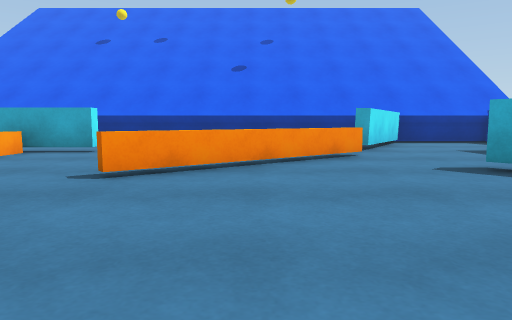
view 1 (above)

17 first-person views from a walk through a scene from a Unity 3-D project. The camera is 0.68 m above the floor, tilts 6° down and sees 70° across. The floor is counted in squares, 1 m on a side. Each view is taken from the middle of a square. On the plan, view 1 faces up. The plan holds only what a view shows up to about 11 squares ahead; the rest is blank. The place goes on beyond the plan. The player is left out. Surface patterns are stand-ins for the level's own textures.

view 2
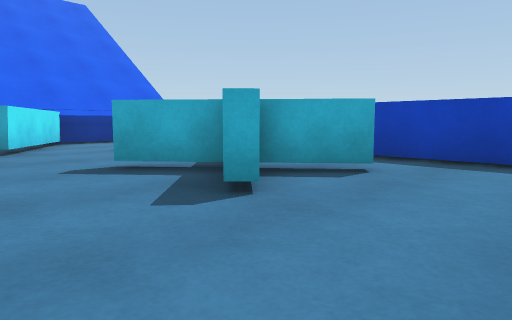

view 3
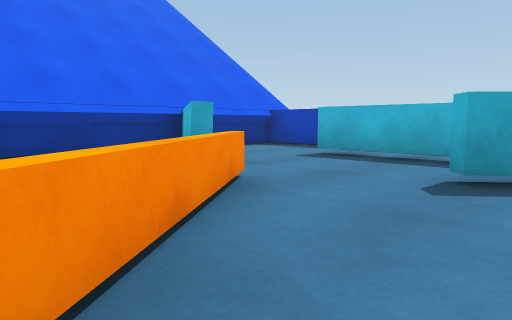

view 4
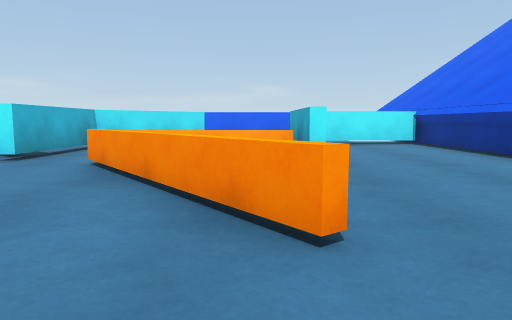

view 5
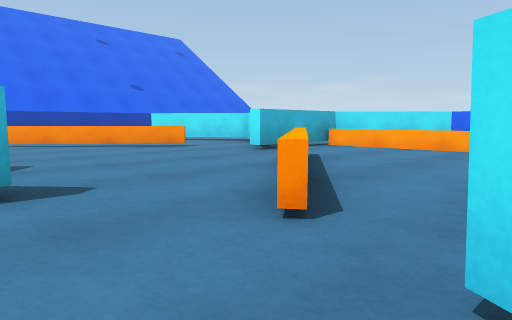

view 6
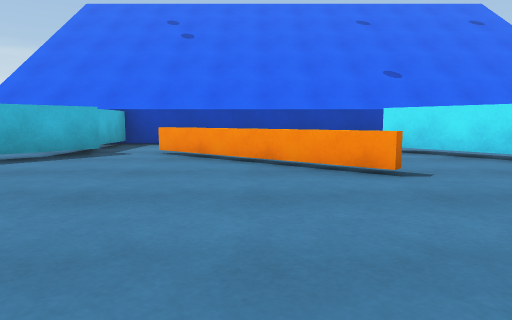

view 7
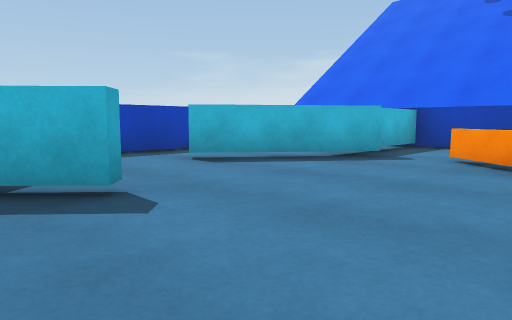

view 8
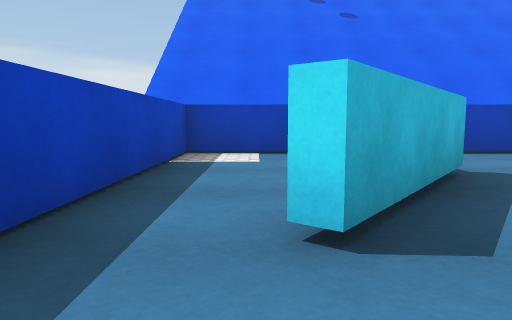

view 9
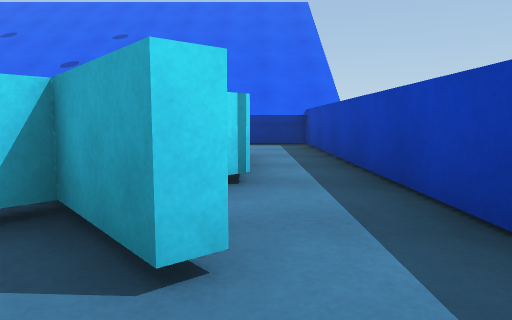

view 10
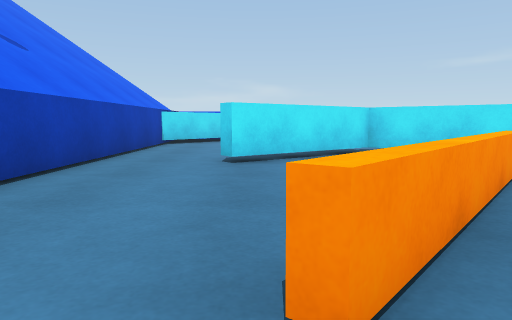

view 11
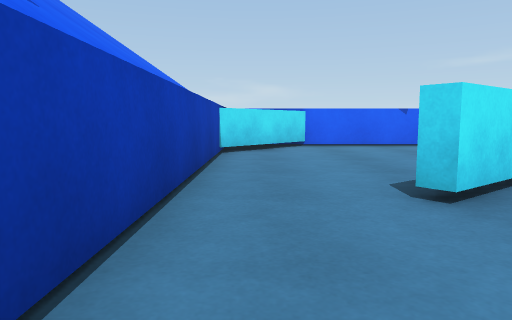

view 12
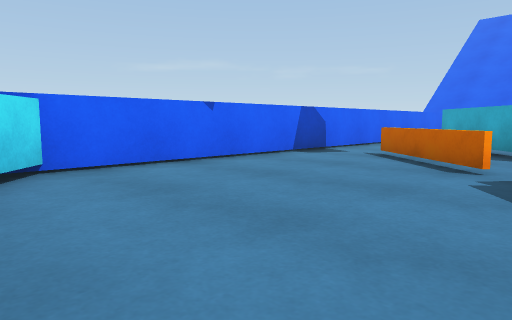

view 13
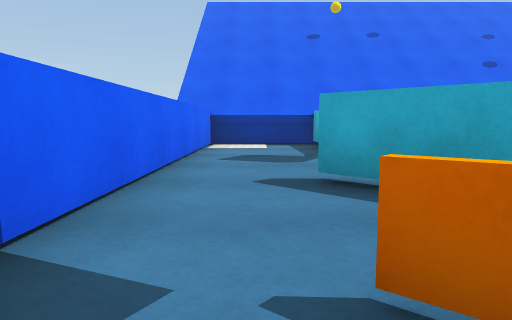

view 14
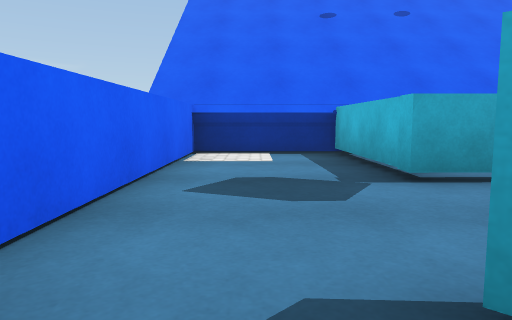

view 15
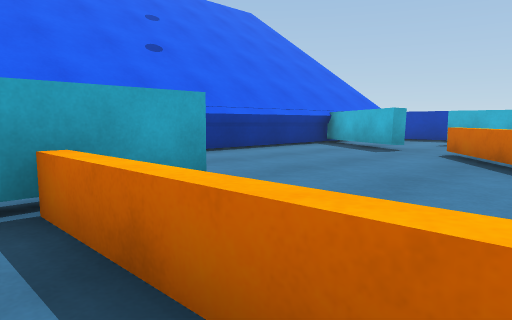

view 16
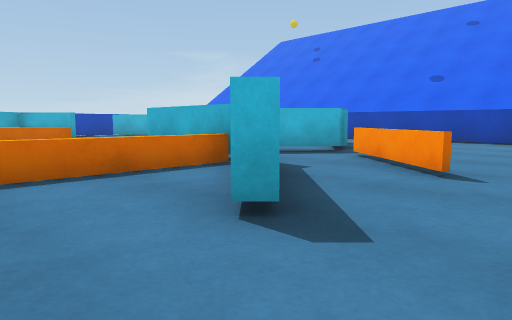

view 17
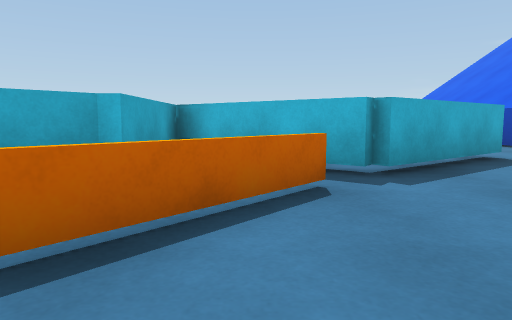

### Floor plan
Key: @ floor where view 1 was taken; # wall or solid block; . floor; = window, fence, low wall or low ledge; ^ raised ledge.
Columns run from 11 left of view 1 to 8 right of it. Each row starts with its distance up from view 1.
 12 ####################
 11 #...#.........##...#
 10 #...#.........#....#
  9 #...#.........#....#
  8 #...####.........#.#
  7 #.....=.....==...#.#
  6 #.....=...===....#.#
  5 #..#..=..==....###.#
  4 #..##.=..=.....##..#
  3 #...#####......##..#
  2 #..=#####..........#
  1 #..===##...........#
  0 #....=#..==@....#..#
 -1 #.....#...==...##..#
 -2 #.....##...==..#...#
 -3 #......##...==.#...#
 -4 ##.............#...#
 -5   ^............#...#
 -6    #################

Positions as (right, up) in squares from view 1, and headings:
1: (0, 0), facing up
2: (1, 0), facing up-right
3: (-1, 4), facing up-right
4: (4, 7), facing left
5: (4, 9), facing down-left
6: (0, 5), facing down
7: (0, 4), facing down-right
8: (6, 2), facing down
9: (6, 1), facing up
10: (3, -3), facing left
11: (0, -5), facing left
12: (-5, -5), facing up-left
13: (-9, 1), facing up
14: (-9, 4), facing up
15: (-6, 5), facing up-right
16: (-10, 7), facing down-right
17: (-10, 1), facing right
